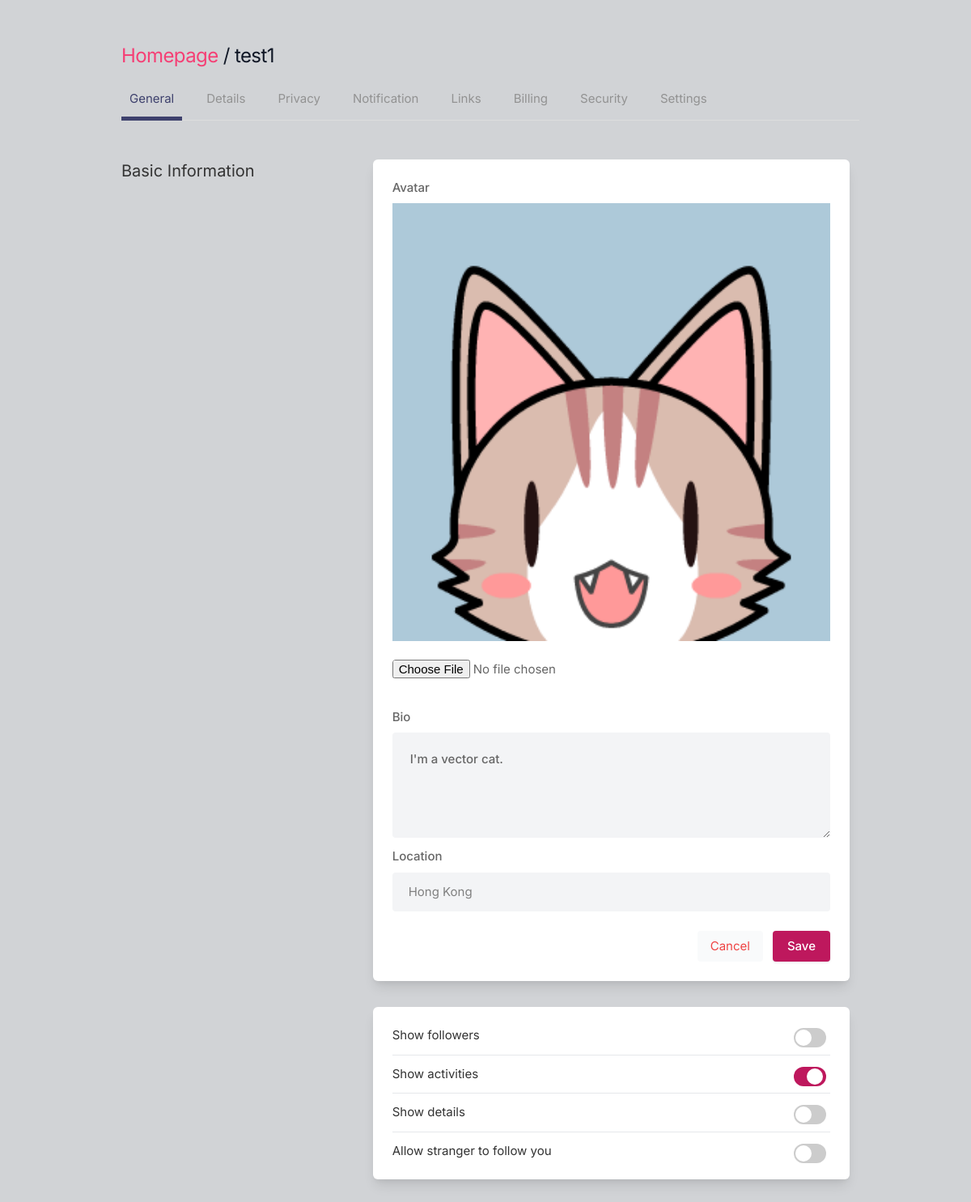
Screenshot of /settings (signed in) with the database file from the repository.
### core/models.py (models this page shows, shortened)
class Profile(models.Model):
    user = models.ForeignKey(User, on_delete=models.CASCADE)
    id_user = models.IntegerField()
    bio = models.TextField(blank=True)
    profile_img = models.ImageField(upload_to='profile_images', default='blank-profile-picture.png')
    location = models.CharField(max_length=100, blank=True)

### core/views.py (the view, shortened to what this page needs)
# urls.py: path('settings', views.settings, name='settings'),
@login_required(login_url='signin')
def settings(request):
    user_profile = Profile.objects.get(user=request.user)
    return render(request, 'settings.html', {'user_profile': user_profile})

### templates/settings.html (shortened to what this page needs)
{% load static %}
<!DOCTYPE html>
<html lang="en">
<head>
    <link rel="stylesheet" href="{% static 'assets/css/icons.css' %}">
    <link rel="stylesheet" href="{% static 'assets/css/uikit.css' %}">
    <link rel="stylesheet" href="{% static 'assets/css/style.css' %}">
    <link rel="stylesheet" href="{% static 'assets/css/tailwind.css' %}">
</head>
<body>
            <div class="container m-auto">
                <h1 class="text-2xl leading-none text-gray-900 tracking-tight mt-3">
                    <a href="/" style="color: rgb(245, 63, 117)"> Homepage </a> /
                     {{ user.username }}
                </h1>
                <ul class="mt-5 -mr-3 flex-nowrap lg:overflow-hidden overflow-x-scroll uk-tab">
                    <li class="uk-active"><a href="#">General</a></li>
                    <li><a href="#">Details</a></li>
                    <li><a href="#">Privacy</a></li>
                    <li><a href="#">Notification</a></li>
                    <li><a href="#">Links</a></li>
                    <li><a href="#">Billing</a></li>
                    <li><a href="#">Security</a></li>
                    <li><a href="#">Settings</a></li>
                </ul>
                <div class="grid lg:grid-cols-3 mt-12 gap-8">
                    <div>
                        <h3 class="text-xl mb-2">Basic Information</h3>
                    </div>
                    <div class="bg-white rounded-md lg:shadow-lg shadow col-span-2">
                        <form action="" method="POST" enctype="multipart/form-data">
                            <div class="grid grid-cols-2 gap-3 lg:p-6 p-4">
                                <div class="col-span-2">
                                    <label for="">Avatar</label>
                                    <img width="100%" height="100%" src="{{user_profile.profile_img.url}}">
                                    <br>
                                    <input type="file" name="image" value="" class="shadow-none">
                                </div>
                                <div class="col-span-2">
                                    <label for="about">Bio</label>
                                    <textarea style="padding: 22px" id="about" name="bio" rows="3"  class="shadow-none bg-gray-100">{{user_profile.bio}}</textarea>
                                </div>
                                <div class="col-span-2">
                                    <label for="">Location</label>
                                    <input type="text" name="location" value="{{user_profile.location}}" class="shadow-none bg-gray-100">
                                </div>
                            </div>
                            <div class="bg-gray-10 p-6 pt-0 flex justify-end space-x-3">
                                <button class="p-2 px-4 rounded bg-gray-50 text-red-500"> <a href="/">Cancel</a> </button>
                                <button type="submit" class="button bg-blue-700">Save</button>
                            </div>
                        </form>
                    </div>
                    <div>
                    </div>
                    <div class="bg-white rounded-md lg:shadow-lg shadow lg:p-6 p-4 col-span-2">
                    <div class="space-y-3">
                        <div class="flex justify-between items-center">
                            <div>
                                <h4>Show followers</h4>
                            </div>
                            <div class="switches-list -mt-8 is-large">
                                <div class="switch-container">
                                    <label class="switch"><input type="checkbox"><span class="switch-button"></span> </label>
                                </div>
                            </div>
                        </div>
                        <hr>
                        <div class="flex justify-between items-center">
                            <div>
                                <h4>Show activities</h4>
                            </div>
                            <div class="switches-list -mt-8 is-large">
                                <div class="switch-container">
                                    <label class="switch"><input type="checkbox" checked><span class="switch-button"></span> </label>
                                </div>
                            </div>
                        </div>
                        <hr>
                        <div class="flex justify-between items-center">
                            <div>
                                <h4>Show details</h4>
                            </div>
                            <div class="switches-list -mt-8 is-large">
                                <div class="switch-container">
                                    <label class="switch"><input type="checkbox"><span class="switch-button"></span> </label>
                                </div>
                            </div>
                        </div>
                        <hr>
                        <div class="flex justify-between items-center">
                            <div>
                                <h4>Allow stranger to follow you</h4>
                            </div>
                            <div class="switches-list -mt-8 is-large">
                                <div class="switch-container">
                                    <label class="switch"><input type="checkbox"><span class="switch-button"></span> </label>
                                </div>
                            </div>
                        </div>
                    </div>
                    </div>
                    <br>
                </div>
            </div>
</body>
</html>

### rows the page displays
Profile: profile_img (placeholder picture), bio "I'm a vector cat.", location "Hong Kong"

### other values shown
{{ user.username }} "test1"
